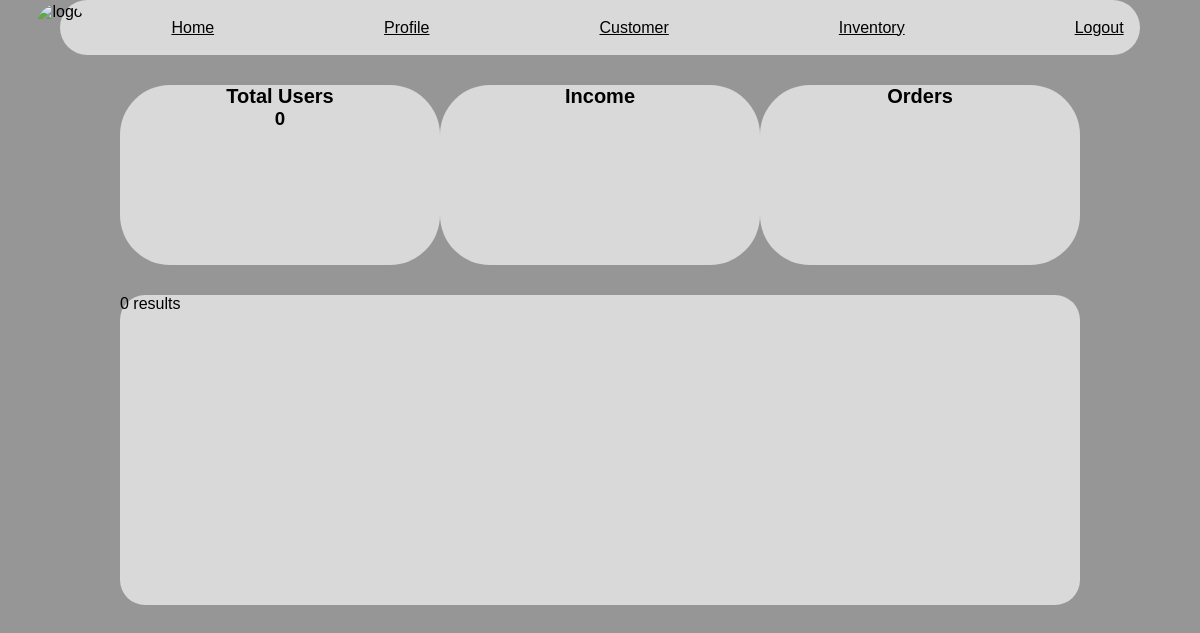
Before: /Home.php with the older database file.
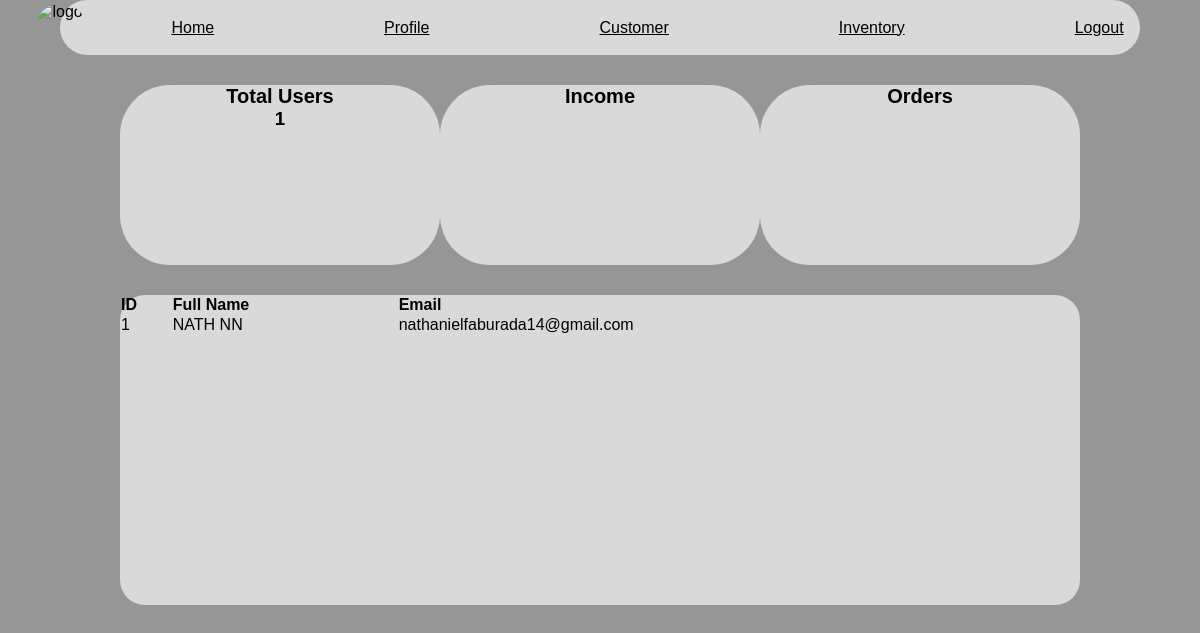
After: the same page with the newer database file.
### tables this page shows
CREATE TABLE `customer_credentials` (
  `customer_id` int(5) NOT NULL,
  `username` varchar(20) NOT NULL,
  `firstname` char(30) NOT NULL,
  `lastname` char(30) NOT NULL,
  `birthdate` date NOT NULL,
  `gender` set('Male','Female') NOT NULL,
  `email` varchar(50) NOT NULL,
  `password` varchar(255) NOT NULL,
  `customer_address_id` int(5) NOT NULL
);

### index_1.php (the view, shortened to what this page needs)
<?php
include("dbconnection.php");
$sql = "SELECT customer_id, firstname, lastname, email FROM customer_credentials";
$result = $conn->query($sql);
if ($result->num_rows > 0) {
    echo "<table>
            <tr>
                <th>ID</th>
                <th>Full Name</th>
                <th>Email</th>
            </tr>";
    while ($row = $result->fetch_assoc()) {
        echo "<tr>
                <td>" . $row["customer_id"] . "</td>
                <td>" . $row["firstname"] . " " . $row["lastname"] . "</td>
                <td>" . $row["email"] . "</td>
              </tr>";
    }
    echo "</table>";
} else {
    echo "0 results";
}
?>

### Home.php (shortened to what this page needs)
<!DOCTYPE html>
<html lang="en">
<head>
    <link rel="stylesheet" href="./styling_folder/admin.css">
</head>
<body>
    <nav>
        <ul>
            <img src="https://res.cloudinary.com/diwwqfwjb/image/upload/v1725281506/Jenather-Ecommerce/nwqfas3que4whtkngexj.png" alt="logo">
            <li><a href="Home.php">Home</a></li>
            <li><a href="Profile.php">Profile</a></li>
            <li><a href="Customers.php">Customer</a></li>
            <li><a href="Inventory.php">Inventory</a></li>
            <li><a href="">Logout</a></li>
        </ul>
    </nav>
    <div class="container">
        <div class="content_1" id="users">
            <h1>Total Users</h1>
            <?php include('count_users.php'); ?>
        </div>
        <div class="content_1"><h1>Income</h1></div>
        <div class="content_1"><h1>Orders</h1></div>
    </div>
    <div class="list_account">
    <?php include('index_1.php'); ?>
    </div>
</body>
</html>

### count_users.php (shortened to what this page needs)
<?php
include("dbconnection.php");
$sql = "SELECT COUNT(*) as user_count FROM customer_credentials";
$result = $conn->query($sql);
if ($result->num_rows > 0) {
    $row = $result->fetch_assoc();
    $user_count = $row['user_count'];
    echo "<h3>" . $user_count . "</h3>";
} else {
    echo "0 Users found.";
}
?>

### styling_folder/admin.css (style rules this page uses)
* { margin: auto; }
body { font-family: Arial, Helvetica, sans-serif; background-color: #969696; }
nav { background-color: #D9D9D9; width: 90%; height: 55px; border-radius: 50px; align-items: center; justify-items: center; justify-content: center; display: flex; }
nav ul { list-style: none; display: flex; margin: 30px; }
nav ul li { display: inline-block; }
nav ul li a { color: #000; justify-content: space-between; margin:85px; }
nav img { width: 50px; height: 50px; border-radius: 25px; margin-left: 5px; }
.container { padding-top: 20px; padding-bottom: 20PX; width: 80%; height: 200px; display: flex; }
.content_1 { width: 450px; height: 180px; background-color: #D9D9D9; border-radius: 50px; text-align: center; }
.content_1 h1 { font-size: 20px; }
.list_account { background-color: #D9D9D9; width: 80%; height: 310px; border-radius: 25PX; }
.list_account table { width: 100%; border-collapse: collapse; text-align: left; }

Changed rows visible on the page:
added customer_credentials: customer_id "1", firstname "NATH", lastname "NN", email "nathanielfaburada14@gmail.com"
Other visible differences:
$user_count: "0" → "1"
text no longer shown: "0 results"
text now shown: "ID Full Name Email"
